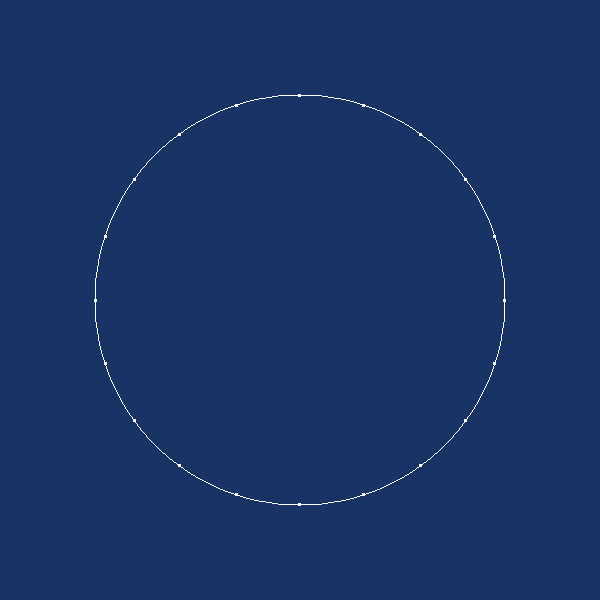

Here is the Python script that generated this plot:
#!/usr/bin/env python
# Demonstrate vtkContourWidget initialized from a circular polydata contour.

import vtkmodules.vtkInteractionStyle  # noqa: F401
import vtkmodules.vtkRenderingFreeType  # noqa: F401
import vtkmodules.vtkRenderingOpenGL2  # noqa: F401

import math

from vtkmodules.vtkCommonCore import vtkPoints
from vtkmodules.vtkCommonDataModel import (
    vtkCellArray,
    vtkPolyData,
)
from vtkmodules.vtkInteractionWidgets import (
    vtkContourWidget,
    vtkOrientedGlyphContourRepresentation,
)
from vtkmodules.vtkRenderingCore import (
    vtkRenderWindow,
    vtkRenderWindowInteractor,
    vtkRenderer,
)

# Build a closed circular contour as polydata
num_pts = 20
contour_points = vtkPoints()
contour_lines = vtkCellArray()

line_indices = list(range(num_pts)) + [0]
for i in range(num_pts):
    angle = 2.0 * math.pi * i / num_pts
    contour_points.InsertPoint(i, 0.1 * math.cos(angle), 0.1 * math.sin(angle), 0.0)

contour_lines.InsertNextCell(num_pts + 1, line_indices)

contour_pd = vtkPolyData()
contour_pd.SetPoints(contour_points)
contour_pd.SetLines(contour_lines)

# Renderer
renderer = vtkRenderer()
renderer.SetBackground(0.1, 0.2, 0.4)

# Render window
render_window = vtkRenderWindow()
render_window.AddRenderer(renderer)
render_window.SetWindowName("contour widget circular")
render_window.SetSize(600, 600)

# Interactor
interactor = vtkRenderWindowInteractor()
interactor.SetRenderWindow(render_window)

# Widget
contour_rep = vtkOrientedGlyphContourRepresentation()

contour_widget = vtkContourWidget()
contour_widget.SetInteractor(interactor)
contour_widget.SetRepresentation(contour_rep)
contour_widget.On()
contour_widget.Initialize(contour_pd)
contour_widget.Render()

# Scene
renderer.ResetCamera()

interactor.Initialize()
interactor.Start()
